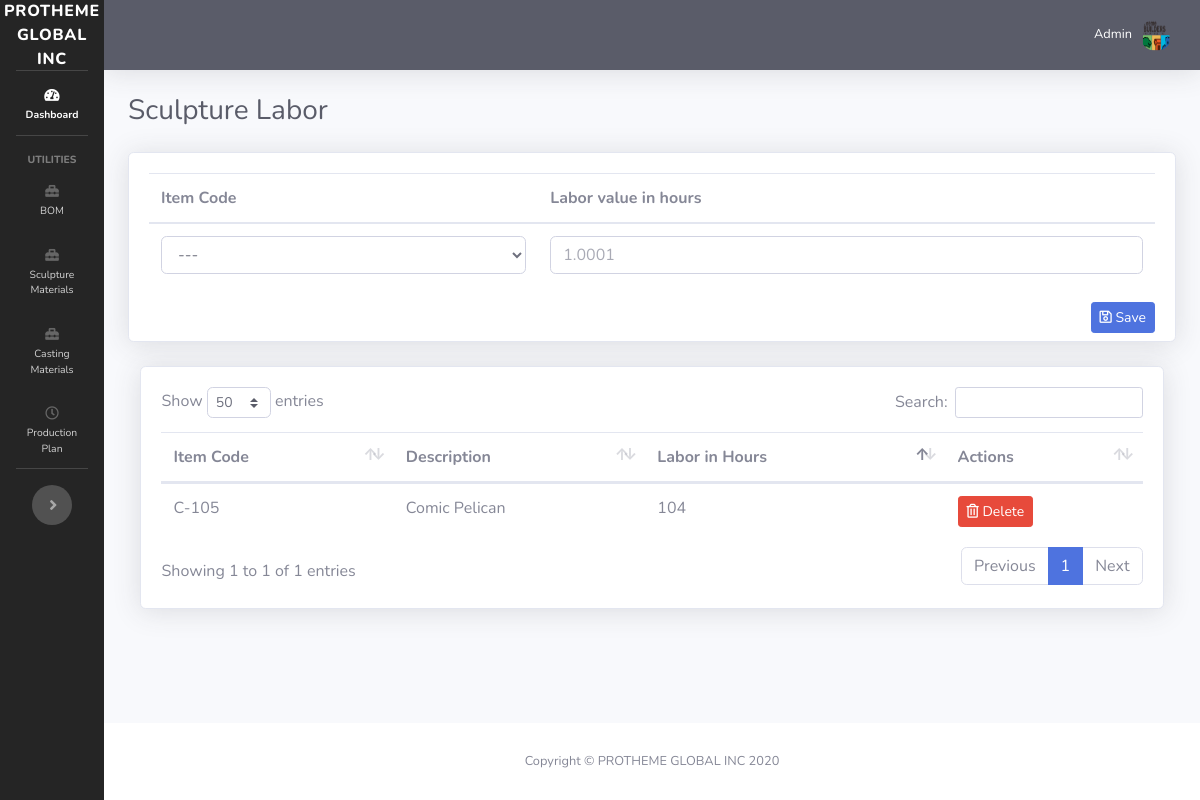
/sculpture-labor.php, run on the app's committed database.
### tables this page shows
CREATE TABLE `sculpture_labor` (
  `id` int(11) NOT NULL,
  `item_id` int(11) NOT NULL,
  `days` int(11) NOT NULL
);

CREATE TABLE `item` (
  `id` int(11) NOT NULL,
  `item_code` varchar(128) NOT NULL,
  `item_description` varchar(128) NOT NULL,
  `material` varchar(128) NOT NULL,
  `finish` varchar(128) NOT NULL
);

### sculpture-labor.php (the view, shortened to what this page needs)
<?php
require_once 'dbh.php';
include("sidebar.php");
$getItemSculptureMaterials = $mysqli->query('SELECT i.item_code, i.item_description, sl.days, sl.id
FROM item i
JOIN sculpture_labor sl
ON sl.item_id = i.id') or die ($mysqli->error);
?>
<div id="content-wrapper" class="d-flex flex-column">
    <div id="content">
        <?php
        include("topbar.php");
        ?>
        <div class="container-fluid">
            <div class="d-sm-flex align-items-center justify-content-between mb-4">
                <h1 class="h3 mb-0 text-gray-800">Sculpture Labor</h1>
            </div>
            <div class="row">
                <div class="col-lg-12 mb-4">
                    <div class="card shadow mb-4">
                        <form action="process_item.php" method="POST" class="mb-1">
                            <div class="card-body">
                                <table class="table">
                                    <thead>
                                    <tr>
                                        <th>Item Code</th>
                                        <th>Labor value in hours</th>
                                    </tr>
                                    </thead>
                                    <tbody>
                                    <tr>
                                        <td>
                                            <select class="form-control" name="item_code" required>
                                                <option value="" disabled selected>---</option>
                                            </select>
                                        </td>
                                        <td>
                                            <input type="number" placeholder="1.0001" name="item_labor" class="form-control" step="0.00001"  required>
                                        </td>
                                    </tr>
                                    </tbody>
                                </table>
                                <button type="submit" class="btn btn-primary btn-sm mb-1 float-right" name="save_sculpture_labor"><i class="far fa-save"></i> Save</button>
                        </form>
                    </div>
                </div>
                <div class="col-lg-12 mb-4">
                    <div class="card shadow mb-12" style="padding: 2%;">
                        <table class="table" id="itemSculptureMaterials">
                            <thead>
                            <tr>
                                <th>Item Code</th>
                                <th>Description</th>
                                <th>Labor in Hours</th>
                                <th>Actions</th>
                            </tr>
                            </thead>
                            <tbody>
                            <?php while($newItemSculptureMaterials=$getItemSculptureMaterials->fetch_assoc()){ ?>
                                <tr>
                                    <td><?php echo $newItemSculptureMaterials['item_code']; ?></td>
                                    <td><?php echo $newItemSculptureMaterials['item_description']; ?></td>
                                    <td><?php echo $newItemSculptureMaterials['days']; ?></td>
                                    <td>
                                        <button type="button" class="btn btn-sm btn-danger float-left" data-toggle="modal" data-target="#exampleModal<?php echo $newItemSculptureMaterials['id']; ?>">
                                            <i class="far fa-trash-alt"></i> Delete
                                        </button>
                                    </td>
                                </tr>
                            <?php }?>
                            </tbody>
                        </table>
                    </div>
                </div>
            </div>
        </div>
    </div>
</div>
<?php include("footer.php"); ?>

### sidebar.php (style rules this page uses)
::placeholder { opacity: 0.7 !important; }
body, input, textarea { scroll-behavior: smooth !important; }

### data on the page
sculpture_labor: item.item_code "C-105", item.item_description "Comic Pelican", days "104"
